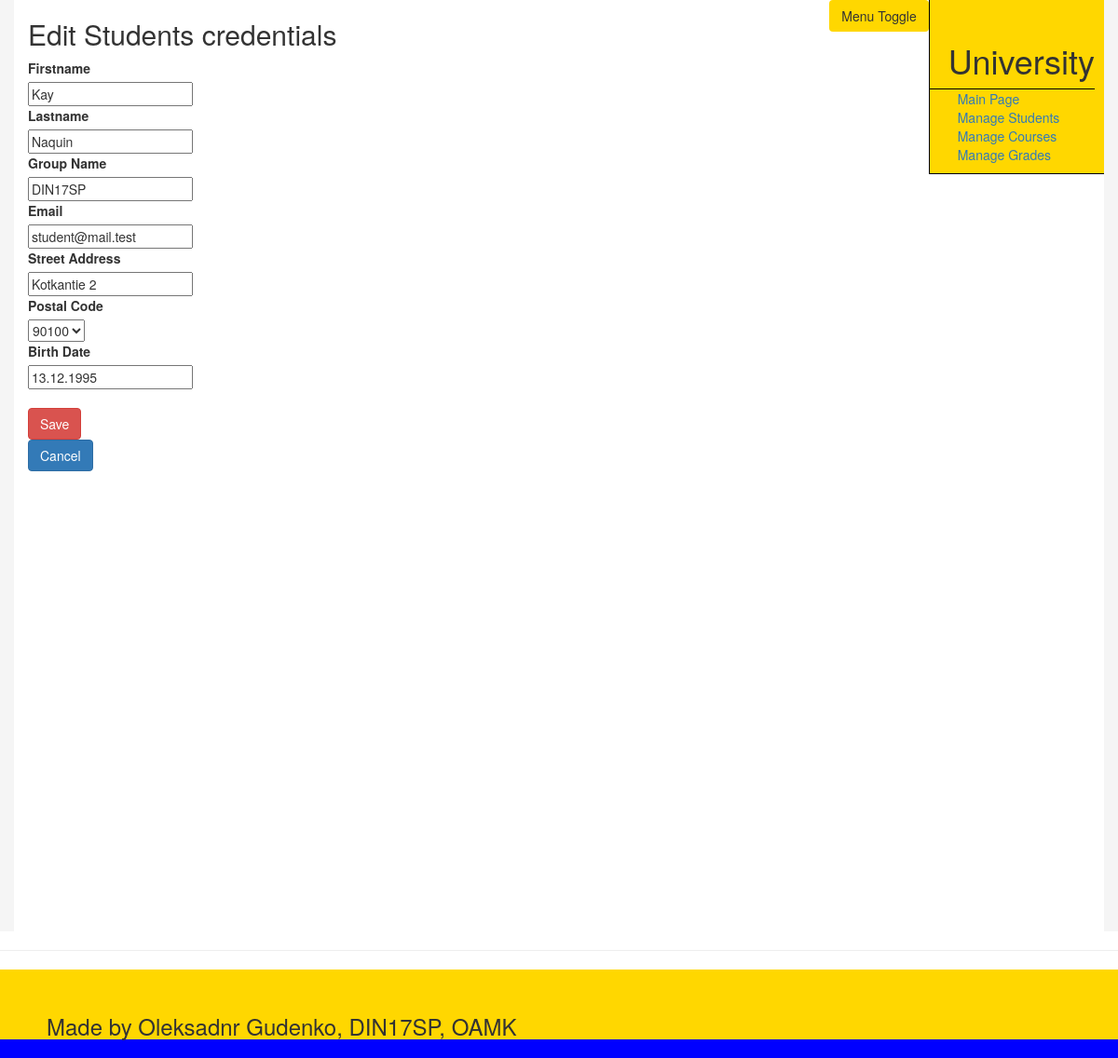
The page /index.php/student/edit_selected/1 on the database its author committed.
### tables this page shows
CREATE TABLE `student` (
  `id_student` int(11) NOT NULL,
  `firstname` varchar(45) DEFAULT NULL,
  `lastname` varchar(45) DEFAULT NULL,
  `group_name` varchar(45) DEFAULT NULL,
  `email` varchar(45) DEFAULT NULL,
  `streetAddress` varchar(45) DEFAULT NULL,
  `postalCode` char(5) NOT NULL,
  `birthYear` char(10) DEFAULT NULL
);

### application/views/menu/content.php (called while the page is built, shortened)
<?php
$this->load->view('menu/header');
$this->load->view($page);
?>

### application/controllers/Student.php (called while the page is built, shortened)
<?php
class Student extends CI_Controller {
  public function edit_selected($edit_id){
    $this->load->model('Student_model');
    $data['postalCode_list']=$this->Student_model->get_postalCode_id();
    $data['id_student']=$edit_id;
    $data['chosen_student']=$this->Student_model->get_chosen_student($edit_id);
    $data['page']='student/edit_selected';
    $this->load->view('menu/content',$data);
  }
}

### index.php (called while the page is built, shortened)
<?php
require_once BASEPATH.'core/CodeIgniter.php';

### application/models/Student_model.php (called while the page is built, shortened)
<?php
class Student_model extends CI_model
{
  public function get_postalCode_id(){
    $this->db->select('postalCode');
    $this->db->from('postalcode');
    return $this->db->get()->result_array();
  }
  public function get_chosen_student($delete_id){
    $this->db->select('id_student,firstname,lastname,group_name,email,streetAddress,postalCode,birthYear');
    $this->db->from('student');
    $this->db->where('id_student',$delete_id);
    return $this->db->get()->result_array();
  }
}

### application/views/student/edit_selected.php (the view, shortened to what this page needs)
<h2>Edit Students credentials</h2>
<form class="" action="<?php echo site_url('student/save_edited'); ?>" method="post">
  <label>Firstname</label> <br>
  <input type="text" name="firstname" value="<?php echo $chosen_student[0]['firstname']; ?>"> <br>
  <label>Lastname</label> <br>
  <input type="text" name="lastname" value="<?php echo $chosen_student[0]['lastname']; ?>"> <br>
  <label>Group Name</label> <br>
  <input type="text" name="group_name" value="<?php echo $chosen_student[0]['group_name']; ?>"> <br>
  <label>Email</label> <br>
  <input type="text" name="email" value="<?php echo $chosen_student[0]['email']; ?>"> <br>
  <label>Street Address</label> <br>
  <input type="text" name="streetAddress" value="<?php echo $chosen_student[0]['streetAddress']; ?>"> <br>
  <label for="">Postal Code</label> <br>
  <select class="" name="postalCode">
    <?php
      foreach ($postalCode_list as $row){
        echo '<option value="'.$row['postalCode'].'">'.$row['postalCode'].'</option>';
      }
    ?>
  </select> <br>
  <label>Birth Date</label> <br>
  <input type="text" name="birthYear" value="<?php echo $chosen_student[0]['birthYear']; ?>"> <br> <br>
  <input class="btn btn-danger" type="submit" name="" value="Save">
</form>
<a href="<?php echo site_url('student/show_students'); ?>"><button class="btn btn-primary">Cancel</button></a>

### rows shown on the page
student: firstname "Kay", lastname "Naquin", group_name "DIN17SP", email "student@mail.test", streetAddress "Kotkantie 2", birthYear "13.12.1995"

### other values the page prints
form field postalCode "90100"
